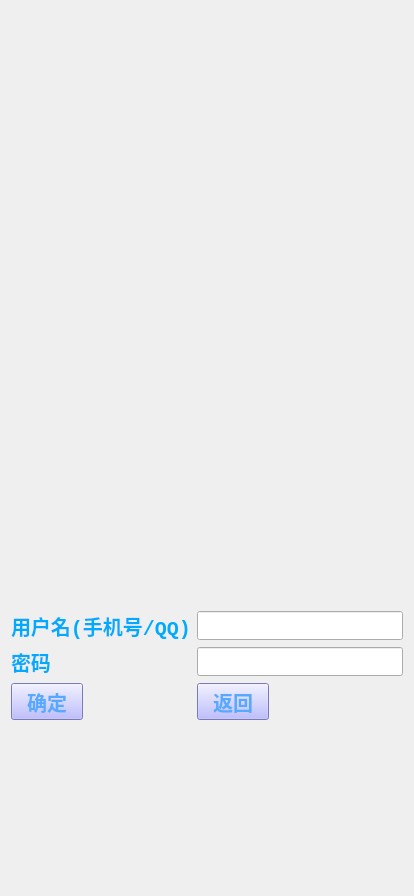
<?xml version="1.0" encoding="UTF-8"?>
<ui version="4.0">
 <class>loginDialog</class>
 <widget class="QDialog" name="loginDialog">
  <property name="geometry">
   <rect>
    <x>0</x>
    <y>0</y>
    <width>414</width>
    <height>896</height>
   </rect>
  </property>
  <property name="windowTitle">
   <string>Dialog</string>
  </property>
  <property name="styleSheet">
   <string notr="true">#loginDialog{border-image: url(:/r6.jpg);}
</string>
  </property>
  <layout class="QHBoxLayout" name="horizontalLayout">
   <item>
    <layout class="QFormLayout" name="formLayout">
     <property name="topMargin">
      <number>600</number>
     </property>
     <property name="rightMargin">
      <number>0</number>
     </property>
     <property name="bottomMargin">
      <number>0</number>
     </property>
     <item row="0" column="0">
      <widget class="QLabel" name="labUsername">
       <property name="font">
        <font>
         <family>Courier New</family>
         <pointsize>15</pointsize>
         <weight>75</weight>
         <bold>true</bold>
        </font>
       </property>
       <property name="styleSheet">
        <string notr="true">color: rgb(0, 170, 255);

</string>
       </property>
       <property name="text">
        <string>用户名(手机号/QQ)</string>
       </property>
      </widget>
     </item>
     <item row="1" column="0">
      <widget class="QLabel" name="labPasswd">
       <property name="font">
        <font>
         <family>Courier New</family>
         <pointsize>15</pointsize>
         <weight>75</weight>
         <bold>true</bold>
        </font>
       </property>
       <property name="styleSheet">
        <string notr="true">color: rgb(0, 170, 255);</string>
       </property>
       <property name="text">
        <string>密码</string>
       </property>
      </widget>
     </item>
     <item row="0" column="1">
      <widget class="QLineEdit" name="textUsername">
       <property name="font">
        <font>
         <family>Courier New</family>
         <pointsize>13</pointsize>
         <weight>75</weight>
         <bold>true</bold>
        </font>
       </property>
       <property name="styleSheet">
        <string notr="true">color: rgb(170, 170, 0);</string>
       </property>
      </widget>
     </item>
     <item row="1" column="1">
      <widget class="QLineEdit" name="textPasswd">
       <property name="font">
        <font>
         <family>Courier New</family>
         <pointsize>13</pointsize>
         <weight>75</weight>
         <bold>true</bold>
        </font>
       </property>
       <property name="styleSheet">
        <string notr="true">color: rgb(170, 170, 0);</string>
       </property>
       <property name="echoMode">
        <enum>QLineEdit::Password</enum>
       </property>
      </widget>
     </item>
     <item row="2" column="0">
      <widget class="QToolButton" name="btnOK">
       <property name="font">
        <font>
         <family>Courier New</family>
         <pointsize>15</pointsize>
         <weight>75</weight>
         <bold>true</bold>
        </font>
       </property>
       <property name="styleSheet">
        <string notr="true">#btnOK{color: rgb(85, 170, 255);
background-color: rgb(170, 170, 255);
}
</string>
       </property>
       <property name="text">
        <string>确定</string>
       </property>
      </widget>
     </item>
     <item row="2" column="1">
      <widget class="QToolButton" name="btnReturn">
       <property name="font">
        <font>
         <family>Courier New</family>
         <pointsize>15</pointsize>
         <weight>75</weight>
         <bold>true</bold>
        </font>
       </property>
       <property name="styleSheet">
        <string notr="true">#btnReturn{color: rgb(85, 170, 255);
background-color: rgb(170, 170, 255);

}
</string>
       </property>
       <property name="text">
        <string>返回</string>
       </property>
      </widget>
     </item>
    </layout>
   </item>
  </layout>
 </widget>
 <resources/>
 <connections/>
</ui>
